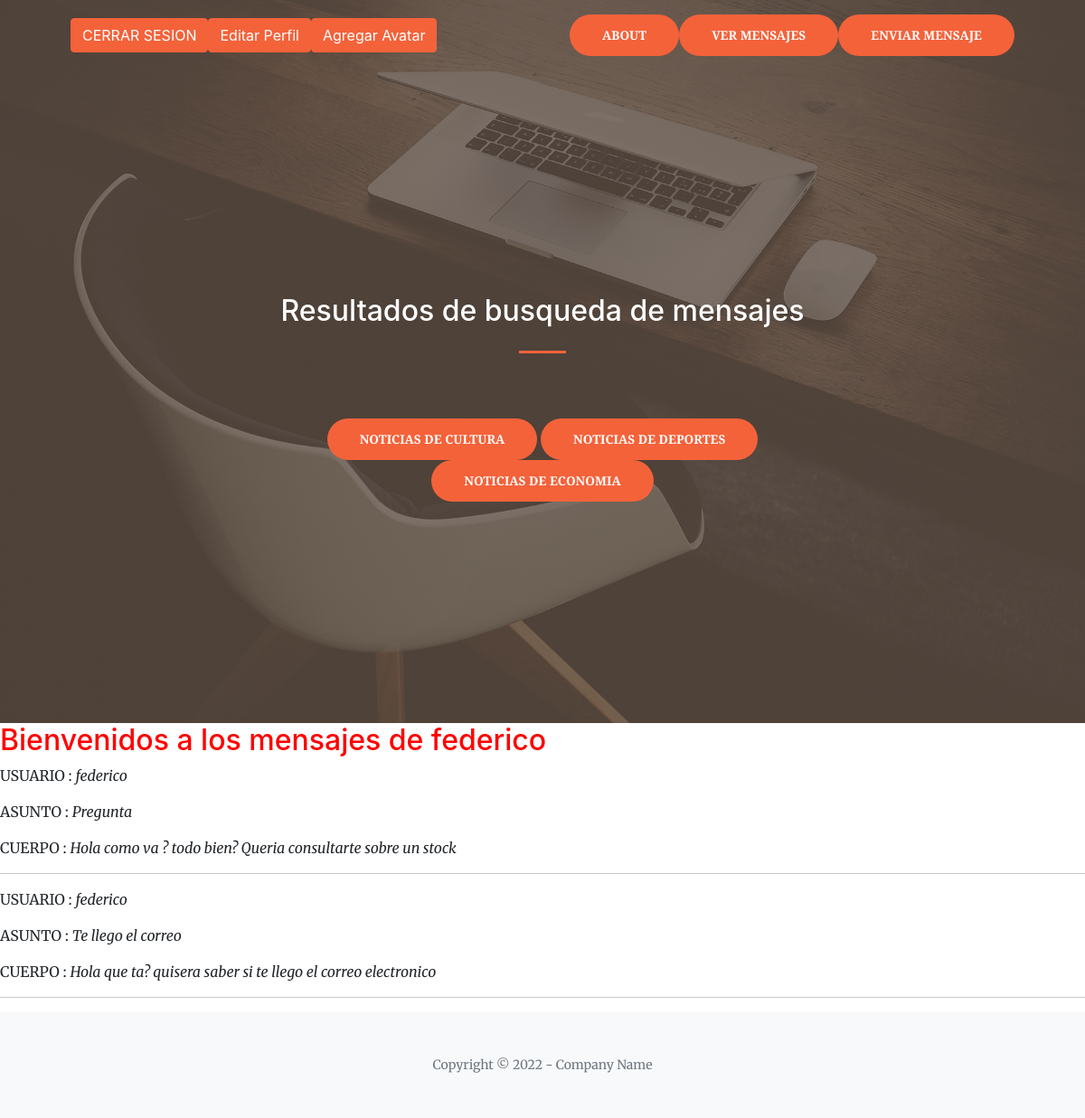
Page /buscarMensaje (signed in) on the committed database.
### AppBlog/models.py (models this page shows, shortened)
class Mensaje(models.Model):
    usuario = models.CharField(max_length=50)
    asunto = models.CharField(max_length=50)
    campo = models.CharField(max_length=250)

### AppBlog/views.py (the view)
# urls.py: path('buscarMensaje', buscarMensajes, name='buscarMensajes'),
def buscarMensajes(request):
    usuario=request.user
    usuario = str(usuario)
    mensajes= Mensaje.objects.all()
    return render(request,'AppBlog/resultadosMensajes.html',{'mensajes': mensajes,'usuario':usuario})

### AppBlog/templates/AppBlog/resultadosMensajes.html
{% extends "AppBlog/padre.html" %}
{% load static %}
{% block titulo %}
<h2 style="color:white">Resultados de busqueda de mensajes</h2>
{% endblock %}
{% block cuerpo %}
<h2 style="color: red"> Bienvenidos a los mensajes de {{usuario}}</h2>
{% if mensajes %}
{% for mensaje in mensajes %}
    {% if mensaje.usuario == usuario %}
    <p>USUARIO : <i>{{mensaje.usuario}}</i></p>
    <p>ASUNTO : <i>{{mensaje.asunto}}</i></p>
    <p>CUERPO : <i>{{mensaje.campo}}</i></p>
    <hr>
    {% endif %}
{% endfor %}
{% else %}
<h2 style="color: red">No Posee Mensajes nuevos {{usuario}} </h2>
{% endif %}
{% endblock%}

### rows in the picture
Mensaje: usuario "federico", asunto "Pregunta", campo "Hola como va ? todo bien? Queria consultarte sobre un stock"
Mensaje: usuario "federico", asunto "Te llego el correo", campo "Hola que ta? quisera saber si te llego el correo electronico"

### other values in the picture
{{ usuario }} "federico"
